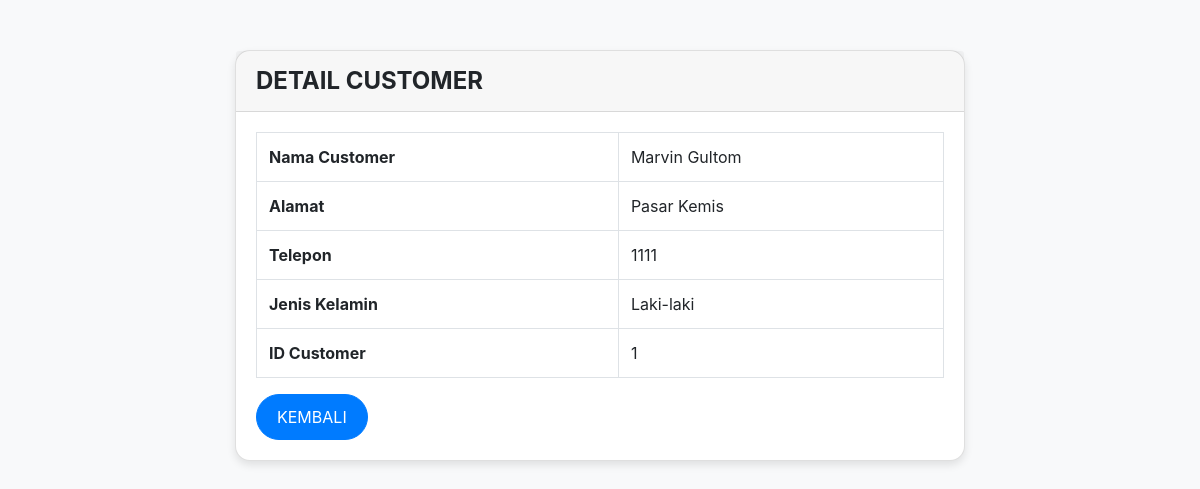
Page /customer/lihat-customer.php?id=1 on the committed database.
### tables this page shows
CREATE TABLE `customer` (
  `id` int NOT NULL AUTO_INCREMENT,
  `nama_customer` varchar(100) DEFAULT NULL,
  `alamat` varchar(100) DEFAULT NULL,
  `telepon` varchar(100) DEFAULT NULL,
  `jenis_kelamin` varchar(100) DEFAULT NULL,
  PRIMARY KEY (`id`)
);

### customer/lihat-customer.php (the view, shortened to what this page needs)
<?php
include('../koneksi.php');
$id_customer = $_GET['id'];
$query = "SELECT * FROM customer WHERE id = '$id_customer'";
$result = mysqli_query($connection, $query);
$customer = mysqli_fetch_assoc($result);
?>
<!DOCTYPE html>
<html lang="en">
<head>
    <link rel="stylesheet" href="https://stackpath.bootstrapcdn.com/bootstrap/4.4.1/css/bootstrap.min.css">
    <link rel="stylesheet" href="../style.css">
</head>
<body>
<div class="container" style="margin-top: 50px;">
    <div class="row">
        <div class="col-md-8 offset-md-2">
            <div class="card">
                <div class="card-header">DETAIL CUSTOMER</div>
                <div class="card-body">
                    <table class="table table-bordered">
                        <tr>
                            <th>Nama Customer</th>
                            <td><?php echo $customer['nama_customer']; ?></td>
                        </tr>
                        <tr>
                            <th>Alamat</th>
                            <td><?php echo $customer['alamat']; ?></td>
                        </tr>
                        <tr>
                            <th>Telepon</th>
                            <td><?php echo $customer['telepon']; ?></td>
                        </tr>
                        <tr>
                            <th>Jenis Kelamin</th>
                            <td><?php echo $customer['jenis_kelamin']; ?></td>
                        </tr>
                        <tr>
                            <th>ID Customer</th>
                            <td><?php echo $customer['id']; ?></td>
                        </tr>
                    </table>
                    <a href="index-customer.php" class="btn btn-primary">KEMBALI</a>
                </div>
            </div>
        </div>
    </div>
</div>
</body>
</html>

### style.css (style rules this page uses)
body { background-color: #f8f9fa; }
.container { margin-top: 80px; }
.card { border-radius: 15px; box-shadow: 0 4px 8px rgba(0, 0, 0, 0.1); transition: transform 0.3s; }
.btn { border-radius: 50px; padding: 10px 20px; display: inline-block; }
.btn-primary, .btn-success, .btn-danger, .btn-info { border-radius: 50px; }
.card-header { font-size: 1.5rem; font-weight: bold; }

### rows in the picture
customer: nama_customer "Marvin Gultom", alamat "Pasar Kemis", telepon "1111", jenis_kelamin "Laki-laki", id "1"
